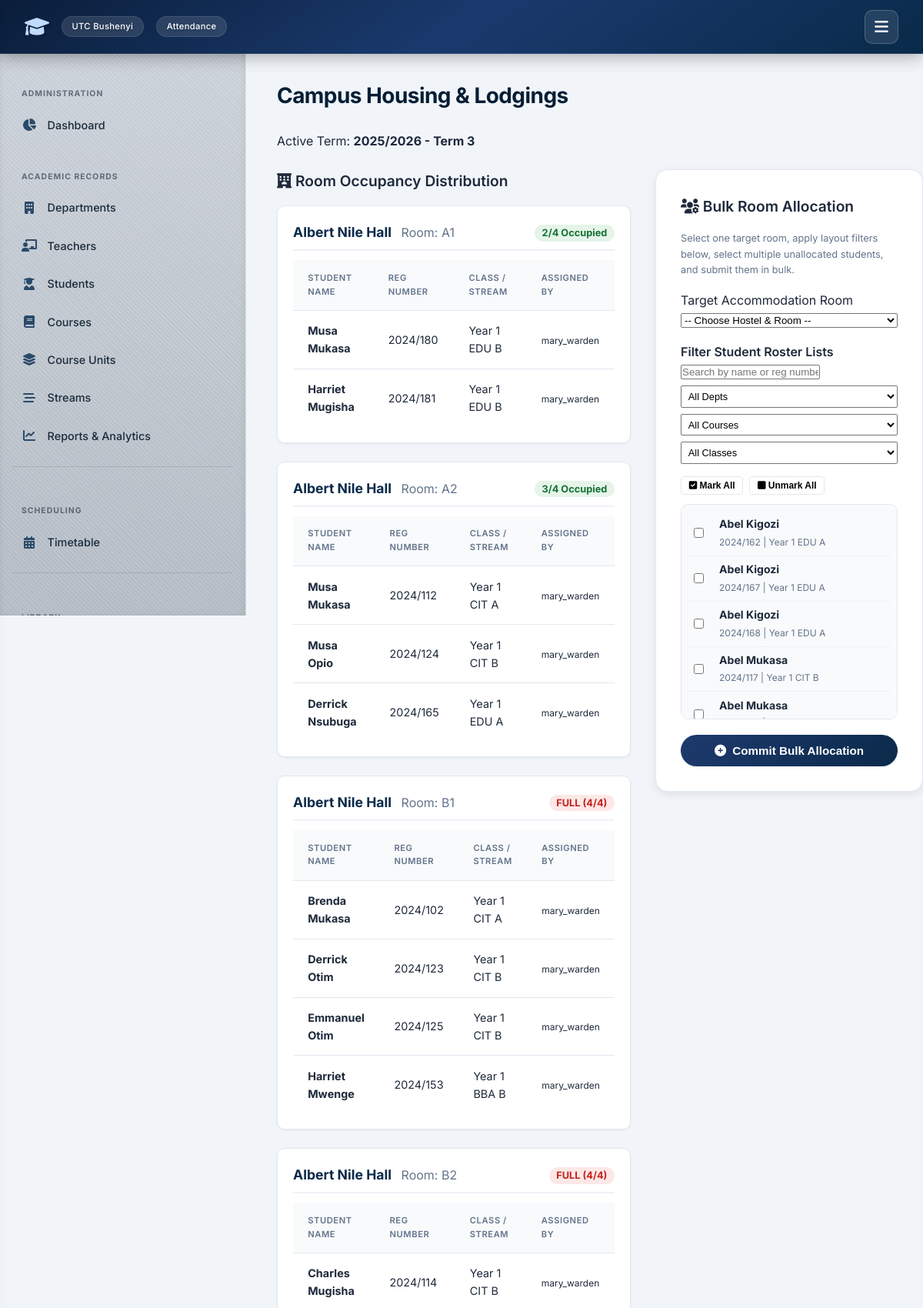
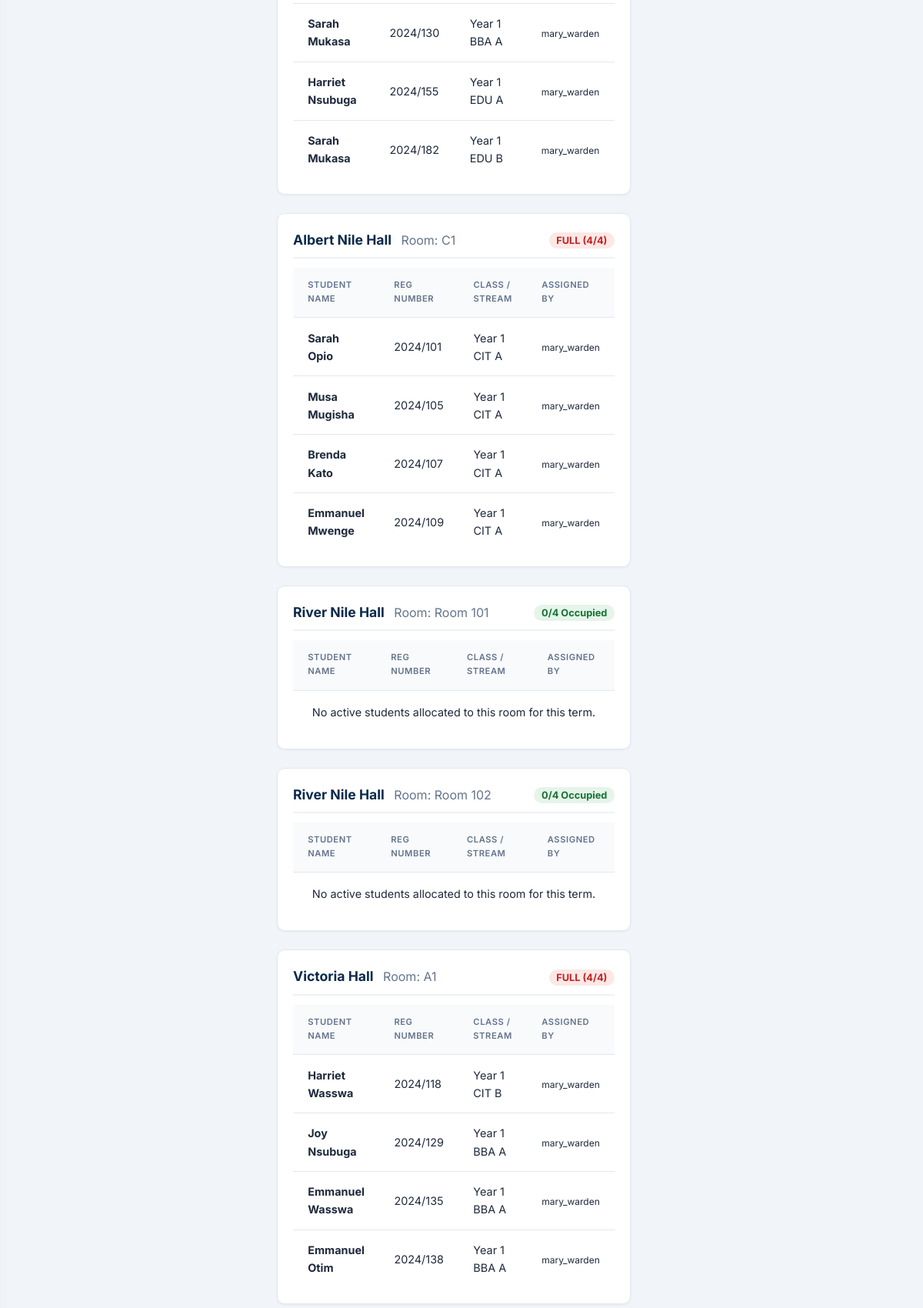
Screenshot of /lodgings/ (signed in, upper part) with the database file from the repository (2 pictures, top to bottom).
### attendance/models.py (models this page shows, shortened)
class AcademicTerm(models.Model):
    TERM_CHOICES = [
        ('TERM_1', 'Term 1'),
        ('TERM_2', 'Term 2'),
        ('TERM_3', 'Term 3'),
        ('RECESS', 'Recess Term'),
    ]
    academic_year = models.CharField(max_length=9, help_text="E.g., 2025/2026, 2026/2027")
    term = models.CharField(max_length=10, choices=TERM_CHOICES)
    start_date = models.DateField()
    end_date = models.DateField()
    is_current = models.BooleanField(default=False, help_text="Designates if this is the active operational term")
    class Meta:
        unique_together = ('academic_year', 'term')
        verbose_name = "Academic Term"
        verbose_name_plural = "Academic Terms"

class Room(models.Model):
    hostel = models.ForeignKey(Hostel, on_delete=models.CASCADE, related_name='rooms')
    name_or_number = models.CharField(max_length=50)
    capacity = models.PositiveIntegerField(default=4)

class Hostel(models.Model):
    name = models.CharField(max_length=255, unique=True)
    location = models.CharField(max_length=255, blank=True)

class RoomAllocation(models.Model):
    student = models.ForeignKey(
        StudentProfile,
        on_delete=models.CASCADE,
        related_name='room_allocations'
    )
    room = models.ForeignKey(
        Room,
        on_delete=models.CASCADE,
        related_name='allocations'
    )
    allocated_by = models.ForeignKey(
        User,
        on_delete=models.SET_NULL,
        null=True,
        limit_choices_to={'role': 'WARDEN'}
    )
    allocated_at = models.DateTimeField(auto_now=True)
    term = models.ForeignKey(
        AcademicTerm,
        on_delete=models.CASCADE,
        related_name='room_allocations',
        null=True
    )
    class Meta:
        unique_together = ('student', 'term')

class StudentProfile(models.Model):
    reg_number = models.CharField(max_length=50, primary_key=True)
    user = models.OneToOneField(User, on_delete=models.CASCADE, related_name='student_profile')
    name = models.CharField(max_length=255)
    course = models.ForeignKey(Course, on_delete=models.CASCADE, related_name='students')
    stream = models.ForeignKey(Stream, on_delete=models.CASCADE, related_name='students')

class Stream(models.Model):
    name = models.CharField(max_length=100)
    course = models.ForeignKey(Course, on_delete=models.CASCADE, related_name='streams')

class User(AbstractUser):
    IS_ADMIN = 'ADMIN'
    IS_TEACHER = 'TEACHER'
    IS_STUDENT = 'STUDENT'
    IS_WARDEN = 'WARDEN'
    IS_LIBRARIAN = 'LIBRARIAN'
    IS_ACCOUNTANT = 'ACCOUNTANT'
    ROLE_CHOICES = [
        (IS_ADMIN, 'Admin'),
        (IS_TEACHER, 'Teacher/Lecturer'),
        (IS_STUDENT, 'Student'),
        (IS_WARDEN, 'Warden'),
        (IS_LIBRARIAN, 'Librarian'),
        (IS_ACCOUNTANT, 'Accountant'),
    ]
    role = models.CharField(max_length=15, choices=ROLE_CHOICES, default=IS_STUDENT)

### attendance/views_users.py (the view, shortened to what this page needs)
# urls.py: path('lodgings/', views_users.view_lodgings, name='view_lodgings'),
@login_required
def view_lodgings(request):
    user = request.user
    current_term = AcademicTerm.objects.filter(is_current=True).first()
    is_management = user.role in [User.IS_ADMIN, User.IS_WARDEN]
    hostels = Hostel.objects.all()
    if current_term:
        allocations_qs = RoomAllocation.objects.filter(term=current_term).select_related('student__stream', 'allocated_by')
        term_filter = Q(allocations__term=current_term)
    else:
        allocations_qs = RoomAllocation.objects.all().select_related('student__stream', 'allocated_by')
        term_filter = Q()
        messages.warning(request, "System Notice: No active academic term is flagged as current. Displaying all historical records.")
    if user.role == User.IS_STUDENT:
        allocations_qs = allocations_qs.filter(student__user=user)
    elif user.role == User.IS_TEACHER:
        teacher_streams = TimetableEntry.objects.filter(
            batch__is_active=True, teacher__user=user
        ).values_list('stream_id', flat=True)
        allocations_qs = allocations_qs.filter(student__stream_id__in=teacher_streams)
    elif is_management:
        pass
    else:
        raise PermissionDenied("You do not have access to view student lodgings.")
    departments = Department.objects.all()
    courses = Course.objects.all()
    streams = Stream.objects.all()
    rooms_with_occupancy = Room.objects.annotate(
        current_occupancy=Count('allocations', filter=term_filter)
    ).prefetch_related(
        Prefetch('allocations', queryset=allocations_qs, to_attr='term_allocations')
    ).select_related('hostel').order_by('hostel__name', 'name_or_number')
    if is_management:
        allocated_student_ids = RoomAllocation.objects.filter(term=current_term).values_list('student_id', flat=True) if current_term else []
        unallocated_students = StudentProfile.objects.exclude(pk__in=allocated_student_ids).select_related(
            'course__department', 'stream'
        ).order_by('name')
    else:
        unallocated_students = StudentProfile.objects.none()
    context = {
        'hostels': hostels,
        'rooms': rooms_with_occupancy,
        'is_management': is_management,
        'departments': departments,
        'courses': courses,
        'streams': streams,
        'unallocated_students': unallocated_students,
        'current_term': current_term,
    }
    return render(request, 'attendance/view_lodgings.html', context)

### templates/attendance/view_lodgings.html (shortened to what this page needs)
{% extends 'attendance/base.html' %}
{% block content %}
<div class="toolbar">
    <div>
        <h2>Campus Housing & Lodgings</h2>
        <p class="text-muted">Active Term: <strong>{{ current_term.academic_year }} - {{ current_term.get_term_display }}</strong></p>
    </div>
</div>
<div class="lodging-grid {% if is_management %}has-sidebar{% endif %}">
    <div class="main-content-stream">
        <h3 style="margin-bottom: 1rem;"><i class="fas fa-hotel"></i> Room Occupancy Distribution</h3>
        {% for room in rooms %}
        <div class="room-card-box">
            <div class="room-card-header">
                <div>
                    <strong style="font-size: 1.1rem; color: var(--primary);">{{ room.hostel.name }}</strong>
                    <span style="color: var(--text-muted); margin-left: 0.5rem;">Room: {{ room.name_or_number }}</span>
                </div>
                <div>
                    {% if room.current_occupancy >= room.capacity %}
                        <span class="occupancy-badge badge-full">FULL ({{ room.current_occupancy }}/{{ room.capacity }})</span>
                    {% else %}
                        <span class="occupancy-badge badge-vacant">{{ room.current_occupancy }}/{{ room.capacity }} Occupied</span>
                    {% endif %}
                </div>
            </div>
            <table class="table" style="margin: 0; font-size: 0.9rem;">
                <thead>
                    <tr>
                        <th>Student Name</th>
                        <th>Reg Number</th>
                        <th>Class / Stream</th>
                        <th>Assigned By</th>
                    </tr>
                </thead>
                <tbody>
                    {% for allocation in room.term_allocations %}
                    <tr>
                        <td><strong>{{ allocation.student.name }}</strong></td>
                        <td>{{ allocation.student.reg_number }}</td>
                        <td>{{ allocation.student.stream.name }}</td>
                        <td><small>{{ allocation.allocated_by.username }}</small></td>
                    </tr>
                    {% empty %}
                    <tr>
                        <td colspan="4" class="text-muted" style="text-align: center; padding: 1rem;">No active students allocated to this room for this term.</td>
                    </tr>
                    {% endfor %}
                </tbody>
            </table>
        </div>
        {% endfor %}
    </div>
    {% if is_management %}
    <div class="sidebar-forms">
        <div class="card" id="bulkAllocationCard">
            <h3 class="card-title" id="formPanelTitle">
                <i class="fas fa-users-cog"></i> Bulk Room Allocation
            </h3>
            <p style="font-size: 0.8rem; color: var(--text-muted); margin-bottom: 1rem;">
                Select one target room, apply layout filters below, select multiple unallocated students, and submit them in bulk.
            </p>
            <form id="bulkAllocationForm" method="POST" action="{% url 'attendance:view_lodgings' %}">
                <div class="form-group">
                    <label for="bulk_room_id">Target Accommodation Room</label>
                    <select name="room_id" id="bulk_room_id" class="form-control" required>
                        <option value="" disabled selected>-- Choose Hostel & Room --</option>
                    </select>
                </div>
                <div class="form-group" style="margin-top: 1rem; margin-bottom: 0.5rem;">
                    <label style="font-weight: 600;">Filter Student Roster Lists</label>
                    <input type="text" id="js_student_search" class="form-control" placeholder="Search by name or reg number..." style="margin-bottom: 0.5rem;">
                    <div class="bulk-filter-row">
                        <select id="filter_dept" class="form-control" style="font-size: 0.8rem; padding: 0.3rem;">
                            <option value="">All Depts</option>
                        </select>
                        <select id="filter_course" class="form-control" style="font-size: 0.8rem; padding: 0.3rem;">
                            <option value="">All Courses</option>
                        </select>
                        <select id="filter_stream" class="form-control" style="font-size: 0.8rem; padding: 0.3rem;">
                            <option value="">All Classes</option>
                        </select>
                    </div>
                </div>
                <div class="btn-group-row">
                    <button type="button" id="btnMarkAll" class="mini-btn"><i class="fas fa-check-square"></i> Mark All</button>
                    <button type="button" id="btnUnmarkAll" class="mini-btn"><i class="fas fa-square"></i> Unmark All</button>
                </div>
                <div class="student-check-scroll" id="studentChecklistContainer">
                    {% for student in unallocated_students %}
                    <div class="student-check-item student-row-item"
                         data-dept="{{ student.course.department_id }}"
                         data-course="{{ student.course_id }}"
                         data-stream="{{ student.stream_id }}"
                         data-search-tokens="{{ student.name|lower }} {{ student.reg_number|lower }}">
                        <label style="display: flex; align-items: center; width: 100%; cursor: pointer;">
                            <input type="checkbox" name="student_ids" value="{{ student.pk }}" class="student-checkbox">
                            <div style="margin-left: 0.5rem;">
                                <strong>{{ student.name }}</strong><br>
                                <span style="font-size: 0.75rem; color: var(--text-muted);">{{ student.reg_number }} | {{ student.stream.name }}</span>
                            </div>
                        </label>
                    </div>
                    {% empty %}
                    <div class="text-muted p-2" id="emptyStateMsg" style="text-align: center; font-size: 0.85rem;">No unallocated students found this term.</div>
                    {% endfor %}
                </div>
                <button type="submit" class="btn btn-primary" style="margin-top: 1.25rem; width: 100%;">
                    <i class="fas fa-plus-circle"></i> Commit Bulk Allocation
                </button>
            </form>
        </div>
    </div>
    {% endif %}
</div>
{% endblock %}

### static/style.css (style rules this page uses)
:root { --primary: #0f3b3e; --primary-dark: #0c4e6d ; --primary-light: #e6f4f1; --secondary: #2c6e6b; --accent: #3b82f6; --success: #10b981; --success-light: #d1fae5; --danger: #ef4444; --danger-light: #fee2e2; --warning: #f59e0b; --warning-light: #fef3c7; --info: #3b82f6; --info-light: #dbeafe; --bg-main: #f1f5f9; --surface: #ffffff; --surface-hover: #f8fafc; --text-main: #0f172a; --text-muted: #64748b; --border: #e2e8f0; --shadow-sm: 0 1px 3px rgba(0,0,0,0.06); --shadow: 0 4px 12px rgba(0,0,0,0.08); --shadow-lg: 0 10px 30px rgba(0,0,0,0.12); --radius: 16px; --radius-sm: 10px; --transition: all 0.25s cubic-bezier(0.4, 0, 0.2, 1); --font: 'Inter', -apple-system, BlinkMacSystemFont, 'Segoe UI', Roboto, Helvetica, Arial, sans-serif; --nav-height: 70px; --sidebar-width: 320px; }
* { box-sizing: border-box; margin: 0; padding: 0; }
body { font-family: var(--font); background: var(--bg-main); color: var(--text-main); line-height: 1.6; min-height: 100vh; display: flex; flex-direction: column; }
.card { background: var(--surface); border-radius: var(--radius); padding: 2rem; box-shadow: var(--shadow); border: 1px solid var(--border); transition: var(--transition); }
h2 { font-size: 1.75rem; font-weight: 700; color: var(--primary-dark); margin-bottom: 1.5rem; letter-spacing: -0.02em; display: flex; align-items: center; gap: 0.75rem; }
h3 { font-size: 1.2rem; font-weight: 600; margin-bottom: 1rem; color: var(--text-main); }
table { width: 100%; border-collapse: collapse; font-size: 0.95rem; }
th, td { padding: 0.9rem 1.2rem; text-align: left; border-bottom: 1px solid var(--border); }
th { background: #f8fafc; font-weight: 600; color: var(--text-muted); text-transform: uppercase; font-size: 0.7rem; letter-spacing: 0.05em; }
tr:last-child td { border-bottom: none; }
tbody tr { transition: var(--transition); }
.btn { display: inline-flex; align-items: center; justify-content: center; gap: 0.5rem; background: linear-gradient(135deg, var(--secondary), var(--primary)); color: #fff; padding: 0.75rem 1.8rem; border: none; border-radius: 50px; font-weight: 600; font-size: 0.95rem; cursor: pointer; transition: var(--transition); box-shadow: var(--shadow-sm); text-decoration: none; }

### templates/attendance/base.html (style rules this page uses)
:root { --primary: #0a2a4a; --primary-dark: #061e35; --primary-light: #e6eff9; --secondary: #1e3a6e; --accent: #3b82f6; --success: #3b82f6; --success-light: #dbeafe; --danger: #ef4444; --danger-light: #fee2e2; --warning: #f59e0b; --warning-light: #fef3c7; --info: #3b82f6; --info-light: #dbeafe; --bg-main: #f1f5f9; --surface: #ffffff; --surface-hover: #f8fafc; --text-main: #1e293b; --text-muted: #64748b; --border: #e2e8f0; --shadow-sm: 0 1px 3px rgba(0,0,0,0.06); --shadow: 0 4px 12px rgba(0,0,0,0.08); --shadow-lg: 0 10px 30px rgba(0,0,0,0.12); --radius: 16px; --radius-sm: 10px; --transition: all 0.25s cubic-bezier(0.4, 0, 0.2, 1); --font: 'Inter', -apple-system, BlinkMacSystemFont, 'Segoe UI', Roboto, Helvetica, Arial, sans-serif; --nav-height: 70px; --sidebar-width: 320px; }
* { box-sizing: border-box; margin: 0; padding: 0; }
body { font-family: var(--font); background: var(--bg-main); color: var(--text-main); line-height: 1.6; min-height: 100vh; display: flex; flex-direction: column; }
.card { background: var(--surface); border-radius: var(--radius); padding: 2rem; box-shadow: var(--shadow); border: 1px solid var(--border); transition: var(--transition); }
h2 { font-size: 1.75rem; font-weight: 700; color: var(--primary-dark); margin-bottom: 1.5rem; letter-spacing: -0.02em; display: flex; align-items: center; gap: 0.75rem; }
h3 { font-size: 1.2rem; font-weight: 600; margin-bottom: 1rem; color: var(--text-main); }
table { width: 100%; border-collapse: collapse; font-size: 0.95rem; }
th, td { padding: 0.9rem 1.2rem; text-align: left; border-bottom: 1px solid var(--border); }
th { background: #f8fafc; font-weight: 600; color: var(--text-muted); text-transform: uppercase; font-size: 0.7rem; letter-spacing: 0.05em; }
.btn { display: inline-flex; align-items: center; justify-content: center; gap: 0.5rem; background: linear-gradient(135deg, var(--secondary), var(--primary)); color: #fff; padding: 0.75rem 1.8rem; border: none; border-radius: 50px; font-weight: 600; font-size: 0.95rem; cursor: pointer; transition: var(--transition); box-shadow: var(--shadow-sm); text-decoration: none; }

### rows the page displays
AcademicTerm: academic_year "2025/2026", term "Term 3"
Room: hostel.name "Albert Nile Hall", name_or_number "A1", current_occupancy "2", capacity "4"
RoomAllocation: student.name "Musa Mukasa", student.reg_number "2024/180", student.stream.name "Year 1 EDU B", allocated_by.username "mary_warden"
RoomAllocation: student.name "Harriet Mugisha", student.reg_number "2024/181", student.stream.name "Year 1 EDU B", allocated_by.username "mary_warden"
Room: hostel.name "Albert Nile Hall", name_or_number "A2", current_occupancy "3", capacity "4"
RoomAllocation: student.name "Musa Mukasa", student.reg_number "2024/112", student.stream.name "Year 1 CIT A", allocated_by.username "mary_warden"
RoomAllocation: student.name "Musa Opio", student.reg_number "2024/124", student.stream.name "Year 1 CIT B", allocated_by.username "mary_warden"
RoomAllocation: student.name "Derrick Nsubuga", student.reg_number "2024/165", student.stream.name "Year 1 EDU A", allocated_by.username "mary_warden"
Room: hostel.name "Albert Nile Hall", name_or_number "B1", current_occupancy "4", capacity "4"
RoomAllocation: student.name "Brenda Mukasa", student.reg_number "2024/102", student.stream.name "Year 1 CIT A", allocated_by.username "mary_warden"
RoomAllocation: student.name "Derrick Otim", student.reg_number "2024/123", student.stream.name "Year 1 CIT B", allocated_by.username "mary_warden"
RoomAllocation: student.name "Emmanuel Otim", student.reg_number "2024/125", student.stream.name "Year 1 CIT B", allocated_by.username "mary_warden"
RoomAllocation: student.name "Harriet Mwenge", student.reg_number "2024/153", student.stream.name "Year 1 BBA B", allocated_by.username "mary_warden"
Room: hostel.name "Albert Nile Hall", name_or_number "B2", current_occupancy "4", capacity "4"
RoomAllocation: student.name "Charles Mugisha", student.reg_number "2024/114", student.stream.name "Year 1 CIT B", allocated_by.username "mary_warden"
RoomAllocation: student.name "Sarah Mukasa", student.reg_number "2024/130", student.stream.name "Year 1 BBA A", allocated_by.username "mary_warden"
RoomAllocation: student.name "Harriet Nsubuga", student.reg_number "2024/155", student.stream.name "Year 1 EDU A", allocated_by.username "mary_warden"
RoomAllocation: student.name "Sarah Mukasa", student.reg_number "2024/182", student.stream.name "Year 1 EDU B", allocated_by.username "mary_warden"
Room: hostel.name "Albert Nile Hall", name_or_number "C1", current_occupancy "4", capacity "4"
RoomAllocation: student.name "Sarah Opio", student.reg_number "2024/101", student.stream.name "Year 1 CIT A", allocated_by.username "mary_warden"
RoomAllocation: student.name "Musa Mugisha", student.reg_number "2024/105", student.stream.name "Year 1 CIT A", allocated_by.username "mary_warden"
RoomAllocation: student.name "Brenda Kato", student.reg_number "2024/107", student.stream.name "Year 1 CIT A", allocated_by.username "mary_warden"
RoomAllocation: student.name "Emmanuel Mwenge", student.reg_number "2024/109", student.stream.name "Year 1 CIT A", allocated_by.username "mary_warden"
Room: hostel.name "River Nile Hall", name_or_number "Room 101", current_occupancy "0", capacity "4"
Room: hostel.name "River Nile Hall", name_or_number "Room 102", current_occupancy "0", capacity "4"
Room: hostel.name "Victoria Hall", name_or_number "A1", current_occupancy "4", capacity "4"
RoomAllocation: student.name "Harriet Wasswa", student.reg_number "2024/118", student.stream.name "Year 1 CIT B", allocated_by.username "mary_warden"
RoomAllocation: student.name "Joy Nsubuga", student.reg_number "2024/129", student.stream.name "Year 1 BBA A", allocated_by.username "mary_warden"
RoomAllocation: student.name "Emmanuel Wasswa", student.reg_number "2024/135", student.stream.name "Year 1 BBA A", allocated_by.username "mary_warden"
RoomAllocation: student.name "Emmanuel Otim", student.reg_number "2024/138", student.stream.name "Year 1 BBA A", allocated_by.username "mary_warden"
StudentProfile: name "Abel Kigozi", reg_number "2024/162", stream.name "Year 1 EDU A"
StudentProfile: name "Abel Kigozi", reg_number "2024/167", stream.name "Year 1 EDU A"
StudentProfile: name "Abel Kigozi", reg_number "2024/168", stream.name "Year 1 EDU A"
StudentProfile: name "Abel Mukasa", reg_number "2024/117", stream.name "Year 1 CIT B"
StudentProfile: name "Abel Mukasa"
